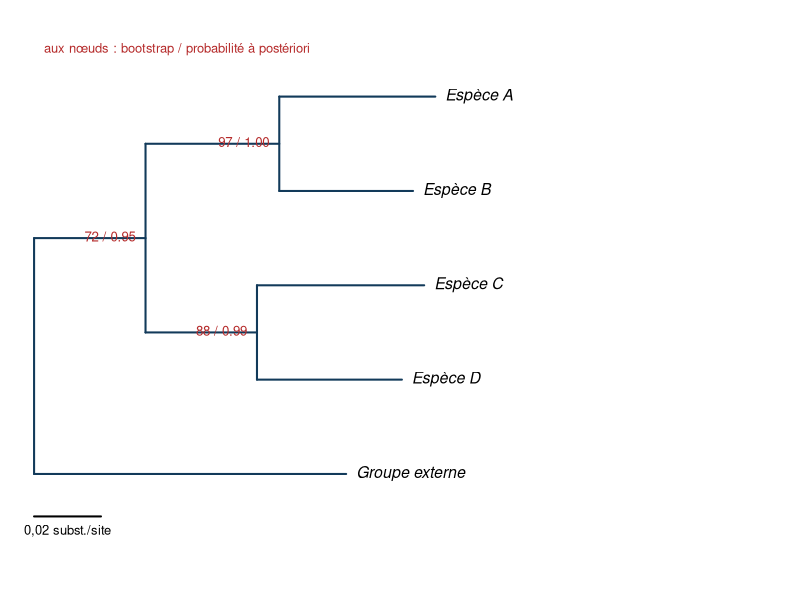

Source code (R):
## ---- chunk 1
#| label: fig-arbre
#| fig-cap: "Un arbre annoté. Aux nœuds, le support s'écrit ici bootstrap / probabilité à postériori. Le groupe externe enracine l'arbre ; la barre d'échelle donne la quantité de changement."
#| fig-width: 7
#| fig-height: 4
op <- par(mar = c(2, 0.5, 1, 7), xpd = NA)
plot(NULL, xlim = c(0, 5.4), ylim = c(0.3, 5.6), axes = FALSE, xlab = "", ylab = "")
bleu <- "#123A5A"; rouge <- "#b52b2b"
hb <- function(x0, x1, y) segments(x0, y, x1, y, lwd = 2, col = bleu)  # branche horizontale
vb <- function(x, y0, y1) segments(x, y0, x, y1, lwd = 2, col = bleu)  # connecteur vertical
# branches vers les feuilles
hb(2.2, 3.6, 5); hb(2.2, 3.4, 4); hb(2.0, 3.5, 3); hb(2.0, 3.3, 2); hb(0.0, 2.8, 1)
# branches internes
hb(1.0, 2.2, 4.5); hb(1.0, 2.0, 2.5); hb(0.0, 1.0, 3.5)
# connecteurs verticaux
vb(2.2, 4, 5); vb(2.0, 2, 3); vb(1.0, 2.5, 4.5); vb(0.0, 1, 3.5)
# etiquettes de taxons
text(c(3.6, 3.4, 3.5, 3.3, 2.8), c(5, 4, 3, 2, 1),
     c("Espèce A", "Espèce B", "Espèce C", "Espèce D", "Groupe externe"),
     pos = 4, font = 3, cex = 0.95)
# supports aux noeuds internes
text(2.2, 4.5, "97 / 1.00", pos = 2, cex = 0.8, col = rouge)
text(2.0, 2.5, "88 / 0.99", pos = 2, cex = 0.8, col = rouge)
text(1.0, 3.5, "72 / 0.95", pos = 2, cex = 0.8, col = rouge)
text(0.0, 5.5, "aux nœuds : bootstrap / probabilité à postériori", pos = 4, cex = 0.78, col = rouge)
# barre d'echelle
segments(0.0, 0.55, 0.6, 0.55, lwd = 2)
text(0.3, 0.55, "0,02 subst./site", pos = 1, cex = 0.78)
par(op)
